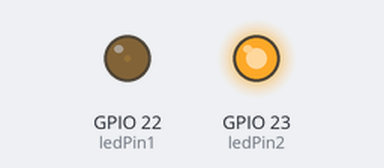
This sketch was run on a simulated ESP32. Shown: output pins drawn as LEDs (lit = HIGH). What the sketch prints to the serial monitor is not drawn.

Above: at 0.05 s.
At 1.15 s:
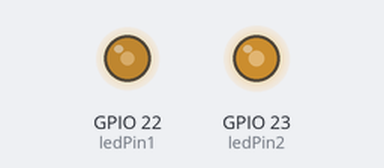
At 2.3 s:
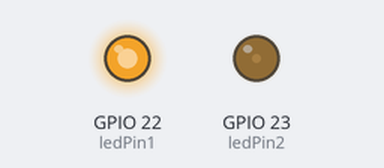
At 4.6 s:
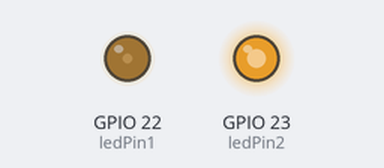
Timing chart, 0 to 6.7 s (numbered marks = the images above):
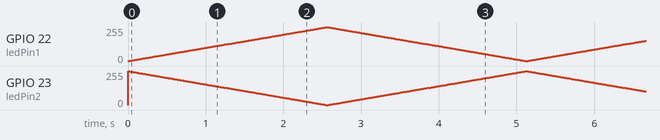

The sketch:

ex06.ino
```cpp
const int ledPin1 = 22;
const int ledPin2 = 23;

const int freq = 5000;
const int resolution = 8;

int channel1 = 0;
int channel2 = 1;

void setup() {
  Serial.begin(115200);

  ledcSetup(channel1, freq, resolution);
  ledcSetup(channel2, freq, resolution);

  ledcAttachPin(ledPin1, channel1);
  ledcAttachPin(ledPin2, channel2);
}

void loop() {
  for(int dutyCycle = 0; dutyCycle <= 255; dutyCycle++){
    ledcWrite(channel1, dutyCycle);
    ledcWrite(channel2, 255 - dutyCycle);
    delay(10);
  }

  for(int dutyCycle = 255; dutyCycle >= 0; dutyCycle--){
    ledcWrite(channel1, dutyCycle);
    ledcWrite(channel2, 255 - dutyCycle);
    delay(10);
  }

  Serial.println("Breathing cycle completed");
}
```
